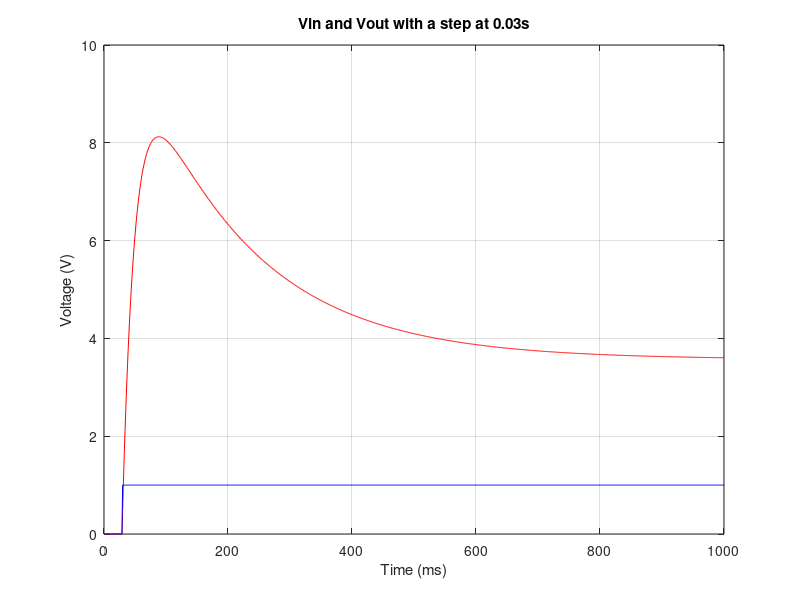
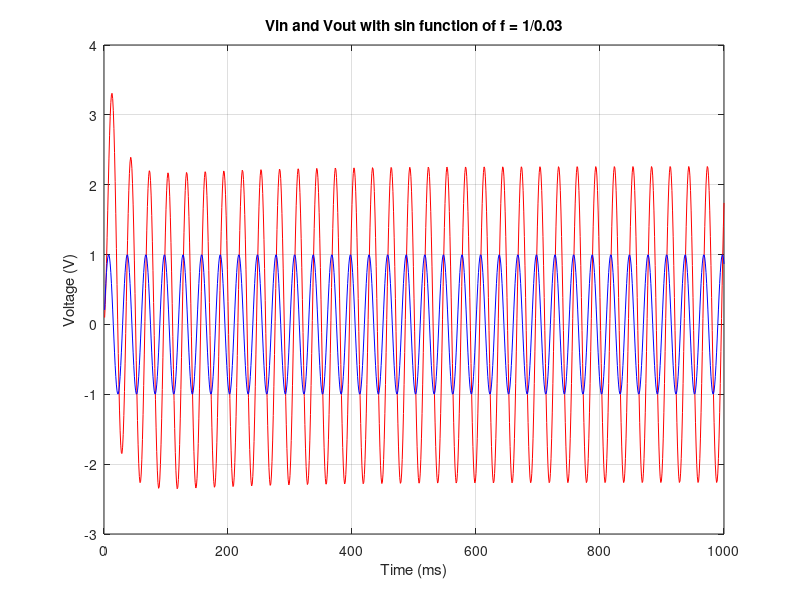
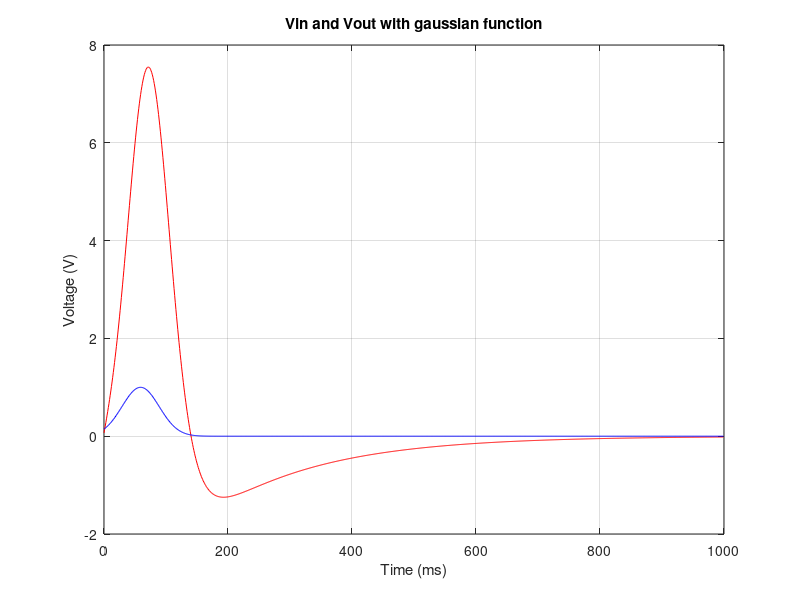
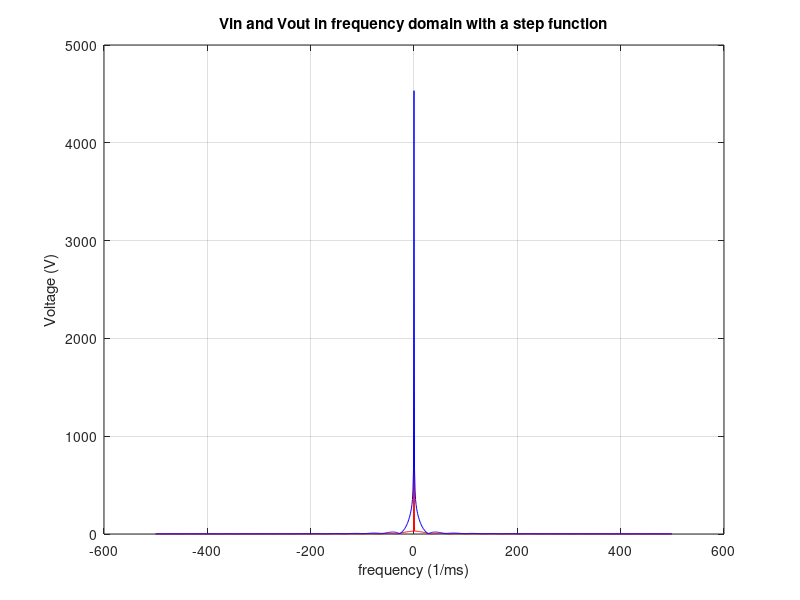

These charts were generated, in order, by the following MATLAB code:
%% Part 2
% In part 2, we are given with different types of voltage input, and we
% have to simulation its output. The first type of input is a single step,
% the second one is a sine function and the last one is a guassian pulse.

% Reset Everything
close all
clear 

% Define Constant
R1 = 1;
G1 = 1/R1;
c = 0.25;
R2 = 2;
G2 = 1/R2;
L = 0.2;
R3 = 10;
G3 = 1/R3;
a = 100;
R4 = 0.1;
G4 = 1/R4;
Ro = 1000;
Go = 1/Ro;
Vin = 1;

% Define Matrices
C = [0 0 0 0 0 0 0;
    -c c 0 0 0 0 0;
    0 0 -L 0 0 0 0;
    0 0 0 0 0 0 0;
    0 0 0 0 0 0 0;
    0 0 0 0 0 0 0;
    0 0 0 0 0 0 0;];

G = [1 0 0 0 0 0 0;
    -G2 G1+G2 -1 0 0 0 0;
    0 1 0 -1 0 0 0;
    0 0 -1 G3 0 0 0;
    0 0 0 0 -a 1 0;
    0 0 0 G3 -1 0 0;
    0 0 0 0 0 -G4 G4+Go];

F = [Vin;
    0;
    0;
    0;
    0;
    0;
    0;];

Foff = [Vin-Vin;        % F matrix when the circuit is off (0V)
        0;
        0;
        0;
        0;
        0;
        0;];

% Simulation in time domain    
ts = 1000;              % Time step

% Calculating and plotting the voltage output with step transistion input
V1 = zeros(7, ts);
Vstart = zeros(7, 1);
dt = 1e-3;
for i = 1:ts

    if i < 30
        V1(:,i) = (C./dt+G)\(Foff+C*Vstart/dt);
    elseif i == 30
        V1(:,i) = (C./dt+G)\(F+C*Vstart/dt);
    else
        V1(:,i) = (C./dt+G)\(F+C*Vpast/dt);
    end
    Vpast = V1(:, i);
    
end
figure(1)
plot(1:ts, V1(7,:), 'r')
hold on
plot(1:ts, V1(1,:), 'b')
title('Vin and Vout with a step at 0.03s')
xlabel('Time (ms)')
ylabel('Voltage (V)')
grid on

% Calculating and plotting the voltage output with sine function input
V2 = zeros(7, ts);
Fsin = zeros(7,1);
for j = 1:ts

    Vsin = sin(2*pi*(1/0.03)*j/ts);
    Fsin(1,1) = Vsin;
    if j == 1
        V2(:,j) = (C./dt+G)\(Fsin+C*Vstart/dt);
    else
        V2(:,j) = (C./dt+G)\(Fsin+C*Vpast/dt);
    end
    Vpast = V2(:, j);
        
end
figure(2)
plot(1:ts, V2(7,:), 'r')
hold on
plot(1:ts, V2(1,:), 'b')
title('Vin and Vout with sin function of f = 1/0.03')
xlabel('Time (ms)')
ylabel('Voltage (V)')
grid on


% Calculating and plotting the voltage output with guassian function input
V3 = zeros(7, ts);
Fgauss = zeros(7,1);
for k = 1:ts

    Vgauss = exp(-1/2*((k/ts-0.06)/(0.03))^2);
    Fgauss(1,1) = Vgauss;
    if k == 1
        V3(:,k) = (C./dt+G)\(Fgauss+C*Vstart/dt);
    else
        V3(:,k) = (C./dt+G)\(Fgauss+C*Vpast/dt);
    end
    Vpast = V3(:, k);
        
end
figure(3)
plot(0:ts-1, V3(7,:), 'r')
hold on
plot(0:ts-1, V3(1,:), 'b')
title('Vin and Vout with gaussian function')
xlabel('Time (ms)')
ylabel('Voltage (V)')
grid on

% Simulation in frequency domain
f = (-ts/2:ts/2-1);               % Frequency range

% Frequency response for the step function input
fV1in = fft(V1(1, :));
fV1out = fft(V1(7, :));
fsV1in = fftshift(fV1in);
fsV1out = fftshift(fV1out);
figure(4)
plot(f, abs(fsV1in), 'r')
hold on
plot(f, abs(fsV1out), 'b')
title('Vin and Vout in frequency domain with a step function')
xlabel('frequency (1/ms)')
ylabel('Voltage (V)')
grid on

% Frequency response for the sine function input
fV2 = fft(V2.');
fsV2 = fftshift(fV2);
figure(5)
plot(f, abs(fsV2(:, 1)), 'r')
hold on
plot(f, abs(fsV2(:, 7)), 'b')
title('Vin and Vout in frequency domain with a sin function')
xlabel('frequency (1/ms)')
ylabel('Voltage (V)')
grid on

% Frequency response for the guassian function input
fV3 = fft(V3.');
fsV3 = fftshift(fV3);
figure(6)
plot(f, abs(fsV3(:, 1)), 'r')
hold on
plot(f, abs(fsV3(:, 7)), 'b')
title('Vin and Vout in frequency domain with a gaussian function')
xlabel('frequency (1/ms)')
ylabel('Voltage (V)')
grid on

%% Discussion
% By increasing and decreasing the time step, the simulations will get less
% and more defined respectively. However, the simulation will start to
% break when the time step is too small or unable to record properly when
% it is too big.